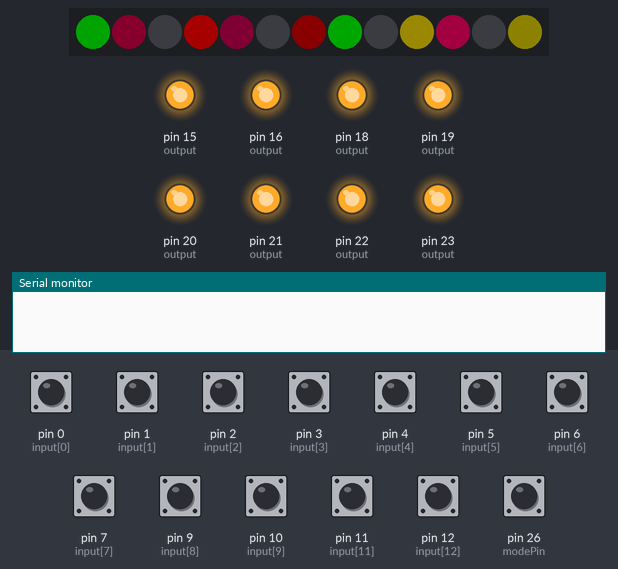
Recording of a sketch running on a simulated Arduino Mega 2560, built for the host (arithmetic inside an expression is 32-bit, double 64-bit). Parts: 13 RGB LEDs in strip order, left to right, output pins drawn as LEDs (lit = HIGH), the last lines printed to the serial monitor. The test bench sets the inputs (shaded band); at power-on: pin 0 (input[0]), pin 1 (input[1]), pin 2 (input[2]), pin 3 (input[3]), pin 4 (input[4]), pin 5 (input[5]), pin 6 (input[6]), pin 7 (input[7]), pin 9 (input[8]), pin 10 (input[9]), pin 11 (input[11]), pin 12 (input[12]), pin 26 (modePin) HIGH. Dim RGB values are drawn brighter than linear; EEPROM starts erased.

Above: at 0.79 s.
1.3 s: pin 0 (input[0]) pulled LOW for 1 s
At 2.1 s:
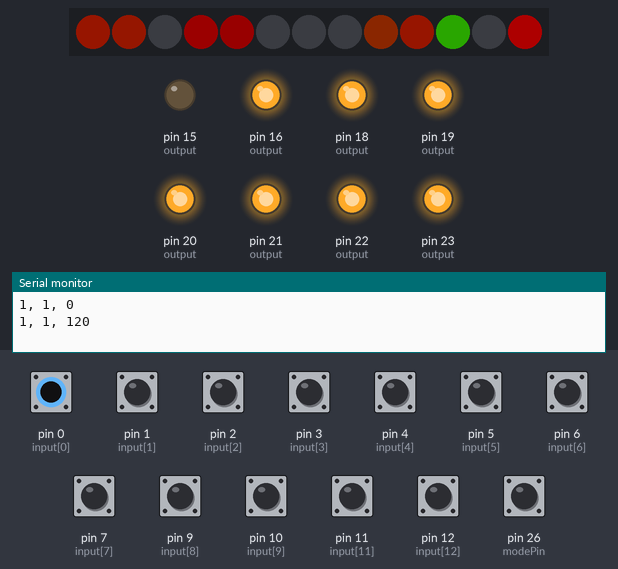
2.9 s: pin 1 (input[1]) pulled LOW for 0.15 s
At 3.37 s:
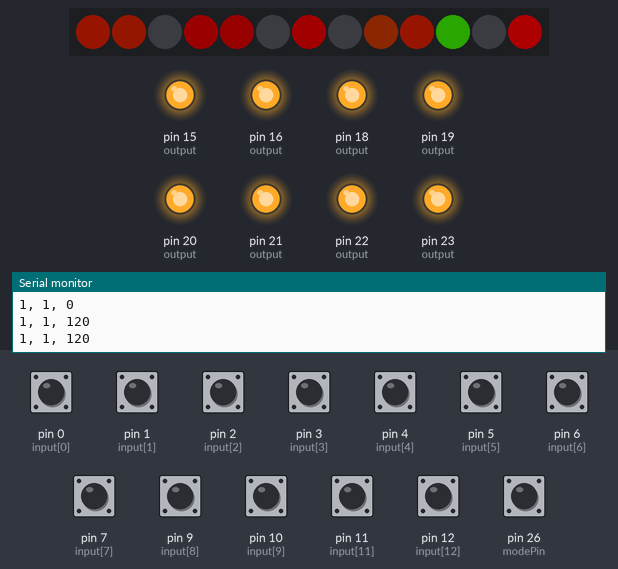
3.6 s: pin 3 (input[3]) pulled LOW for 1 s
At 4.01 s:
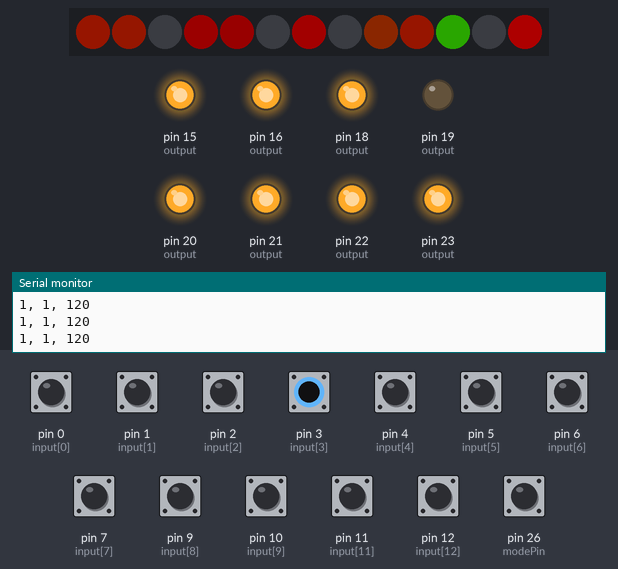
5.2 s: pin 4 (input[4]) pulled LOW for 1 s
At 5.84 s:
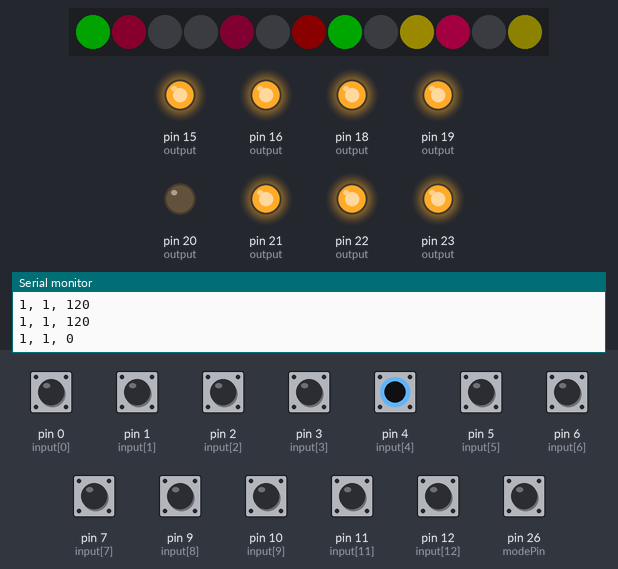
6.8 s: pin 5 (input[5]) pulled LOW for 1 s
At 7.12 s:
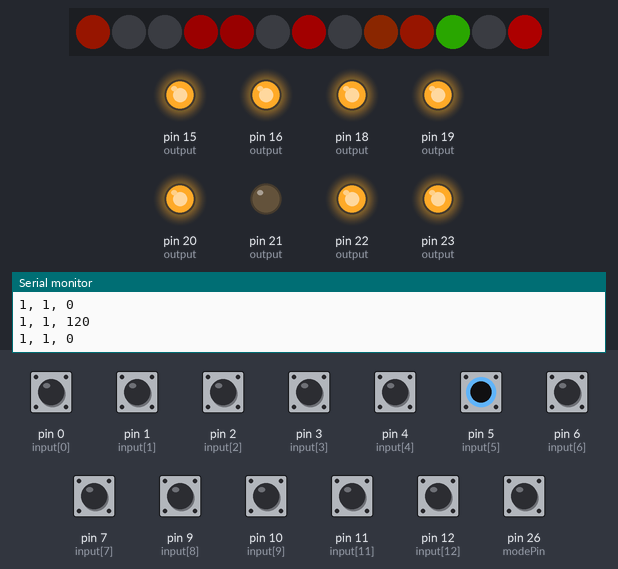
8.4 s: pin 7 (input[7]) pulled LOW for 0.15 s
At 8.63 s:
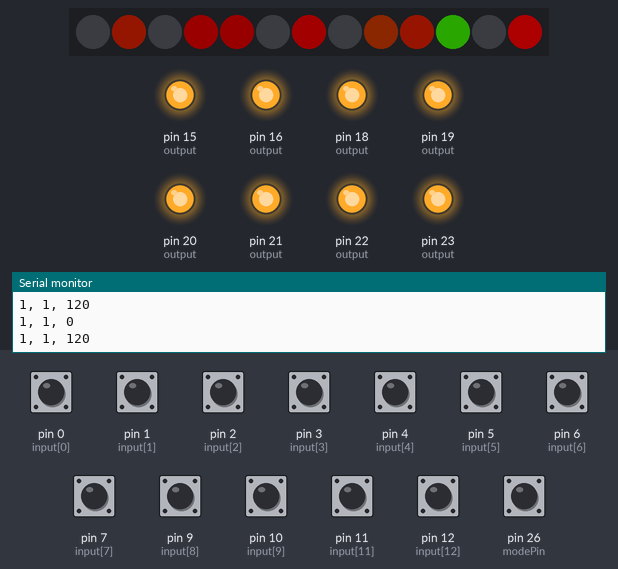
Timing chart, 0 to 10.1 s (numbered marks = the images above; inputs shaded):
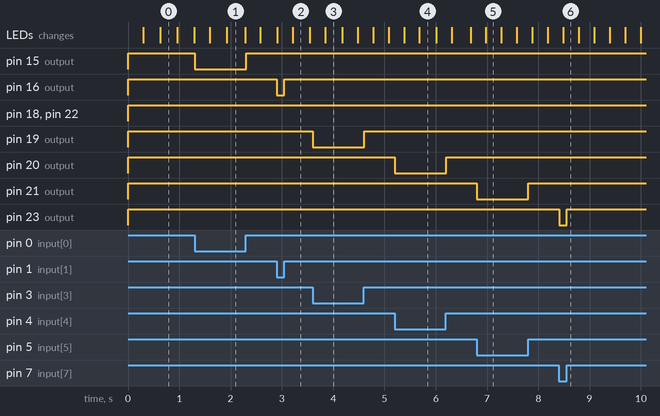

Measured:
- after the input at 1.3 s, pin 15 (output): HIGH → LOW at once, → HIGH 1.0 s later; the LEDs: first change after 0.29 s (image 1 shows a later state)
- after the input at 2.9 s, pin 16 (output): HIGH → LOW at once, → HIGH 0.15 s later; the LEDs: first change at once (image 2 shows a later state)
- after the input at 3.6 s, pin 19 (output): HIGH → LOW at once, → HIGH 1.0 s later
- after the input at 5.2 s, pin 20 (output): HIGH → LOW at once, → HIGH 1.0 s later; the LEDs: first change after 0.18 s (image 4 shows a later state)
- after the input at 6.8 s, pin 21 (output): HIGH → LOW at once, → HIGH 1.0 s later; the LEDs: change after 0.18 s (image 5)
- after the input at 8.4 s, pin 23 (output): HIGH → LOW at once, → HIGH 0.15 s later; the LEDs: change after 0.09 s (image 6)

The sketch:

FTController.ino
```cpp
/* Future Tone Controller
SUMMARY
This controller was made for Hatsune Miku Project Diva
Future Tone for PS4. It also works with Project Diva X,
but despite the DualShock 4's compatibility with the
PSTV, it isn't fully compatible with previous games
since there are no analog sticks.

This controller utilizes both a Brook PS4 Fight
board and a Teensy LC. The inputs are taken into
the Teensy and pushed out to the fight board to
allow for remapping and input processing to control
the LEDs in the controller.


PINOUT
This isn't a 1:1 representation since the layout
is a little bit different on the actuall controller
(up and down keys are directly adjacent, there's
no space in the middle like there is on here) but
that's just because everything needed to be on a
seperate line.

        Labels                  Pins
______________________  ______________________
|  |L1|SH|PS|OP|R1|  |  |  | 9|  |  |  |11|  |
|L2|UP|L3|MD|R3|TR|R2|  |10| 7|  |26|  | 3|12|
|LF|  |RG|  |SQ|  |CR|  | 5|  | 4|  | 1|  | 0|
|  |DN| ______ |CS|  |  |  | 6| ______ | 2|  |
|      | TP  |       |  |      |     |       |
----------------------  ----------------------

*LED pin is 17. Any unlabeled pins connect directly
to the Brook board and do not connect to the Teensy.
Outputs and all other pins are defined below.


LED ADDRESSES
This is the order of the LEDs (how they are wired.)
This is matched with the inputs using the inToColors
array.
______________________
|  |11|  |10|  | 9|  |
|12| 0|  |  |  | 7| 8|
| 1|  | 3|  | 4|  | 6|
|  | 2| ______ | 5|  |
|      |     |       |
----------------------

Written by: thnikk
Website: thnikk.moe
twitter: @thnikk
*/

// Libraries
#include <Arduino.h>
#include <Adafruit_NeoPixel.h>
#include <EEPROM.h>
#include <Bounce2.h>

#define version 1
#define DEBUG

// LEDs
#define ledPin     17
#define numpixels  13
#define numkeys    8 // Number of keys
Adafruit_NeoPixel pixels = Adafruit_NeoPixel(numpixels, ledPin, NEO_GRB + NEO_KHZ800);
byte rgb[numkeys][3]; // RGB color array

// Inputs
const byte input[numpixels] = { 0, 1, 2, 3, 4, 5, 6, 7, 9, 10, 255, 11, 12 };
// Input order for LEDs
const byte inToColors[numpixels] = { 7, 5, 6, 4, 1, 2, 0, 3,  12, 11, 255, 9, 10 };
const byte modePin = 26;

// Output
// These defines are for readability and keep the program size low
#define circle    15
#define square    16
#define cross     18
#define triangle  19
#define right     20
#define left      21
#define down      22
#define up        23
byte output[2][numkeys] ={
  { circle, square, cross, triangle, right, left, down, up },
  { circle, cross, right, down, square, triangle, left, up }
};

// Color definitions
#define red     0
#define orange  28
#define yellow  40
#define green   85
#define blue    170
#define purple  200
#define pink    230

// Color array for modes
// This can be replaced by using inputs to assign colors rahter than doing it manually.
byte colors[2][numpixels] ={
  { green, pink, blue, red, pink, blue, red, green, yellow, yellow, pink, yellow, yellow},
  { green, green, pink, pink, blue, red, red, blue, yellow, yellow, purple, yellow, yellow }
};


byte colorBrightness[numpixels]; // Per-key brightness (processed seperately from b)
byte mode = 0; // Default mode value
byte b = 50; // Brightness

unsigned long previousMillis;
unsigned long debugMillis;
bool test = 0;

// side button
unsigned long modeMillis;
byte hold = 0;
unsigned long s = 500;
unsigned long brightMillis;
byte blink = 0;
Bounce sb = Bounce();

// sweep effect
/*
byte sweepMap[2][7] = {
  { 255, 0, 255, 255, 255, 7, 255 },
  {   1, 2,   3, 255,   4, 5,   6 }
};

bool LR[2] = { 0, 0 };
byte sweepRow[7] = { 0, 0, 0, 0, 0, 0, 0 };
unsigned long sweepMillis[2];

void sweep(){
  if (!digitalRead(12) || !digitalRead(11)) {
    if ((millis() - sweepMillis[0]) < 127) sweepRow[0] = sweepRow[0] + 1;
    if ((millis() - sweepMillis[0]) > 127 && millis() - sweepMillis[0]) < 127*3) {
      sweepRow[0] = sweepRow[0] + 1;

  }
  if (!digitalRead(9) || !digitalRead(10)) LR[1] = 1;  // Right
  if (digitalRead(12) && digitalRead(11)) sweepMillis[0] = millis();
  if (digitalRead(9) && digitalRead(10)) sweepMillis[1] = millis();


}*/

void setup(){
  #if defined (DEBUG)
    Serial.begin(9600);
  #endif
  // Version checker
  if(EEPROM.read(0) != version){ // If version doesn't match, set values to defaults
    EEPROM.write(0, version);
    EEPROM.write(1, mode);
    EEPROM.write(2, b);
  }
  // Load values
  mode = EEPROM.read(1);
  b = EEPROM.read(2);

  // Set pins
  for (byte x=0; x<numpixels; x++) pinMode(input[x], INPUT_PULLUP);
  for (byte x=0; x<numkeys; x++) pinMode(output[0][x], OUTPUT);
  pinMode(modePin, INPUT_PULLUP); // Side button
  sb.attach(modePin); // Load side button into debounce library
  sb.interval(8); // set debounce time

  pixels.begin(); // Start neopixel library
}

void loop(){

  // Convert inputs to outputs
  for (byte x=0; x<numkeys; x++) {
    if (digitalRead(input[x]) == 0 && hold != 2) {
      // pressed[x] = 1;
      digitalWrite(output[mode][x], LOW);
    }
    if (!digitalRead(input[x]) == 0 && hold != 2) {
      // pressed[x] = 0;
      digitalWrite(output[mode][x], HIGH);
    }
  }

  modeButton();

  // LEDs
  if ((millis() - previousMillis) > 1) {
    colorPress();
    // colorSweep(); // writes over original colors
    pixels.show();
    previousMillis = millis();
  }

  #if defined (DEBUG)
  if ((millis() - debugMillis) > 1000) {/*
    for (byte x=0; x < numpixels; x++){
      Serial.print(digitalRead(inToColors[x]));
      if (x!=numpixels-1)Serial.print(", ");
    }
    Serial.println();

    for (byte x=0; x<numpixels; x++){
      Serial.print(colors[mode][x]);
      if (x!=numpixels-1)Serial.print(", ");
    }
    Serial.println();*/

    // side button states
    Serial.print(digitalRead(modePin));
    Serial.print(", ");
    Serial.print(sb.read());
    Serial.print(", ");
    Serial.println(mode);
    debugMillis = millis();
  }
  #endif

}

void modeButton() {

  sb.update(); // update state of side button

  if (!sb.read()) {
  // Press action: Sets hold value depending on how long the side button is held
    if ((millis() - modeMillis) < s)  hold = 1;
    if ((millis() - modeMillis) > s)  hold = 2;
  }
  // Release action
  if (sb.read()) {
    // Press and release escape
    if (hold == 1) {
      mode++;
      if (mode > 1) mode = 0;
      EEPROM.write(1, mode);
    }
    // Save brightness
    if (hold == 2) {
      EEPROM.write(2, b);
    }
    hold = 0;
    blink = 0;
    modeMillis = millis();
  }

  // brightness changer
  if (hold == 2) {

    if (blink == 0) { // blink twice, reset when key is released. Delay locks it into finishing.
      for (byte y=0; y<2; y++) {
        for(byte x=0; x<numpixels; x++) pixels.setPixelColor(x, pixels.Color(0, 0, 0));
        pixels.show();
        delay(20);
        for(byte x=0; x<numpixels; x++) pixels.setPixelColor(x, pixels.Color(255*b/255, 255*b/255, 255*b/255));
        pixels.show();
        delay(50);
      }
      blink = 1;
    }
    if ((millis() - brightMillis) > 10) {
      for (byte y=0; y<numkeys; y++){
        if (output[mode][y] == up) if (!digitalRead(input[y])) if (b < 255) b++;
        if (output[mode][y] == down) if (!digitalRead(input[y])) if (b > 50) b--;
      }
      brightMillis = millis();
    }
  }
}

// Checks to see if a key is pressed and changes colorBrightness values accordingly
void colorPress(){
  for (byte x=0; x < numpixels; x++){
    wheel(colors[mode][x], x);
    setLED(x);
  }
  for (byte z=0; z<13; z++) { // Fades colors
    if (digitalRead(inToColors[z]) && colorBrightness[z] < 255) colorBrightness[z] = colorBrightness[z] + 3;
    if (!digitalRead(inToColors[z])) colorBrightness[z] = 0;
  }
}

// Converts byte to RGB value
// This is a lot less granular than it could be, but it's also a lot more efficient.
void wheel(byte shortColor, byte key) {
  if (shortColor >= 0 && shortColor < 85) { rgb[key][0] = (shortColor * -3) +255; rgb[key][1] = shortColor * 3; rgb[key][2] = 0; }
  else if (shortColor >= 85 && shortColor < 170) { rgb[key][0] = 0; rgb[key][1] = ((shortColor - 85) * -3) +255; rgb[key][2] = (shortColor - 85) * 3; }
  else { rgb[key][0] = (shortColor - 170) * 3; rgb[key][1] = 0; rgb[key][2] = ((shortColor - 170) * -3) +255; }
}

// Sets LED with universal and per-key brightness (for effects)
void setLED(byte led) {
  byte rgbBuff[3]; // create buffer for tgb values of the given LED
  for(byte x=0; x<3; x++) { // r, g, and b
    rgbBuff[x] = rgb[led][x]; // load value into buffer
    rgbBuff[x] = b*rgbBuff[x]/255; // Brightness multiplier
    if (led != 10) rgbBuff[x] = colorBrightness[led]*rgbBuff[x]/255; // colorPress multiplier
  }
  pixels.setPixelColor(led, pixels.Color(rgbBuff[0], rgbBuff[1], rgbBuff[2])); // write to pixels
}
```
